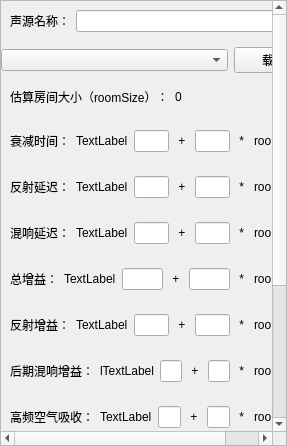
<?xml version="1.0" encoding="UTF-8"?>
<ui version="4.0">
 <class>SourceParameterWidget</class>
 <widget class="QWidget" name="SourceParameterWidget">
  <property name="geometry">
   <rect>
    <x>0</x>
    <y>0</y>
    <width>287</width>
    <height>446</height>
   </rect>
  </property>
  <property name="windowTitle">
   <string>Form</string>
  </property>
  <layout class="QVBoxLayout" name="SourceParameterWidgetLayout">
   <property name="spacing">
    <number>0</number>
   </property>
   <property name="leftMargin">
    <number>0</number>
   </property>
   <property name="topMargin">
    <number>0</number>
   </property>
   <property name="rightMargin">
    <number>0</number>
   </property>
   <property name="bottomMargin">
    <number>0</number>
   </property>
   <item>
    <widget class="QScrollArea" name="scrollArea">
     <property name="widgetResizable">
      <bool>true</bool>
     </property>
     <widget class="QWidget" name="scrollAreaWidgetContents">
      <property name="geometry">
       <rect>
        <x>0</x>
        <y>-159</y>
        <width>461</width>
        <height>760</height>
       </rect>
      </property>
      <layout class="QGridLayout" name="gridLayout">
       <property name="leftMargin">
        <number>0</number>
       </property>
       <property name="topMargin">
        <number>0</number>
       </property>
       <property name="rightMargin">
        <number>0</number>
       </property>
       <property name="bottomMargin">
        <number>0</number>
       </property>
       <item row="2" column="2">
        <spacer name="horizontalSpacer_2">
         <property name="orientation">
          <enum>Qt::Orientation::Horizontal</enum>
         </property>
         <property name="sizeHint" stdset="0">
          <size>
           <width>40</width>
           <height>20</height>
          </size>
         </property>
        </spacer>
       </item>
       <item row="7" column="1">
        <widget class="QWidget" name="gainWidget" native="true">
         <layout class="QGridLayout" name="gainWidgetLayout">
          <item row="1" column="4">
           <widget class="QLabel" name="gainPlus">
            <property name="text">
             <string> + </string>
            </property>
           </widget>
          </item>
          <item row="1" column="2">
           <widget class="QLineEdit" name="gainIntercept">
            <property name="sizePolicy">
             <sizepolicy hsizetype="Expanding" vsizetype="Preferred">
              <horstretch>0</horstretch>
              <verstretch>0</verstretch>
             </sizepolicy>
            </property>
           </widget>
          </item>
          <item row="1" column="6">
           <widget class="QLabel" name="gainMultiplacation">
            <property name="text">
             <string> * </string>
            </property>
           </widget>
          </item>
          <item row="1" column="5">
           <widget class="QLineEdit" name="gainFactor">
            <property name="sizePolicy">
             <sizepolicy hsizetype="Expanding" vsizetype="Preferred">
              <horstretch>0</horstretch>
              <verstretch>0</verstretch>
             </sizepolicy>
            </property>
           </widget>
          </item>
          <item row="1" column="0">
           <widget class="QLabel" name="gainLabel">
            <property name="text">
             <string>总增益：</string>
            </property>
           </widget>
          </item>
          <item row="1" column="7">
           <widget class="QLabel" name="gainRoomSize">
            <property name="text">
             <string>roomSize</string>
            </property>
           </widget>
          </item>
          <item row="1" column="1">
           <widget class="QLabel" name="gainValue">
            <property name="text">
             <string>TextLabel</string>
            </property>
           </widget>
          </item>
         </layout>
        </widget>
       </item>
       <item row="4" column="1">
        <widget class="QWidget" name="decayTimeWidget" native="true">
         <layout class="QGridLayout" name="decayTimeWidgetLayout">
          <item row="1" column="1">
           <widget class="QLabel" name="decayTimeValue">
            <property name="text">
             <string>TextLabel</string>
            </property>
           </widget>
          </item>
          <item row="1" column="0">
           <widget class="QLabel" name="decayTimeLabel">
            <property name="text">
             <string>衰减时间：</string>
            </property>
           </widget>
          </item>
          <item row="1" column="7">
           <widget class="QLabel" name="decayTimeRoomSize">
            <property name="text">
             <string>roomSize</string>
            </property>
           </widget>
          </item>
          <item row="1" column="4">
           <widget class="QLabel" name="decayTimePlus">
            <property name="text">
             <string> + </string>
            </property>
           </widget>
          </item>
          <item row="1" column="5">
           <widget class="QLineEdit" name="decayTimeFactor">
            <property name="sizePolicy">
             <sizepolicy hsizetype="Expanding" vsizetype="Preferred">
              <horstretch>0</horstretch>
              <verstretch>0</verstretch>
             </sizepolicy>
            </property>
           </widget>
          </item>
          <item row="1" column="2">
           <widget class="QLineEdit" name="decayTimeIntercept">
            <property name="sizePolicy">
             <sizepolicy hsizetype="Expanding" vsizetype="Preferred">
              <horstretch>0</horstretch>
              <verstretch>0</verstretch>
             </sizepolicy>
            </property>
           </widget>
          </item>
          <item row="1" column="6">
           <widget class="QLabel" name="decayTimeMultiplacation">
            <property name="text">
             <string> * </string>
            </property>
           </widget>
          </item>
         </layout>
        </widget>
       </item>
       <item row="5" column="1">
        <widget class="QWidget" name="reflectionsDelayWidget" native="true">
         <layout class="QGridLayout" name="reflectionDelayWidgetLayout">
          <item row="1" column="5">
           <widget class="QLineEdit" name="reflectionsDelayFactor">
            <property name="sizePolicy">
             <sizepolicy hsizetype="Expanding" vsizetype="Preferred">
              <horstretch>0</horstretch>
              <verstretch>0</verstretch>
             </sizepolicy>
            </property>
           </widget>
          </item>
          <item row="1" column="7">
           <widget class="QLabel" name="reflectionsDelayRoomSize">
            <property name="text">
             <string>roomSize</string>
            </property>
           </widget>
          </item>
          <item row="1" column="2">
           <widget class="QLineEdit" name="reflectionsDelayIntercept">
            <property name="sizePolicy">
             <sizepolicy hsizetype="Expanding" vsizetype="Preferred">
              <horstretch>0</horstretch>
              <verstretch>0</verstretch>
             </sizepolicy>
            </property>
           </widget>
          </item>
          <item row="1" column="4">
           <widget class="QLabel" name="reflectionsDelayPlus">
            <property name="text">
             <string> + </string>
            </property>
           </widget>
          </item>
          <item row="1" column="6">
           <widget class="QLabel" name="reflectionsDelayMultiplacation">
            <property name="text">
             <string> * </string>
            </property>
           </widget>
          </item>
          <item row="1" column="0">
           <widget class="QLabel" name="reflectionsDelayLabel">
            <property name="text">
             <string>反射延迟：</string>
            </property>
           </widget>
          </item>
          <item row="1" column="1">
           <widget class="QLabel" name="reflectionsDelayValue">
            <property name="text">
             <string>TextLabel</string>
            </property>
           </widget>
          </item>
         </layout>
        </widget>
       </item>
       <item row="2" column="0">
        <spacer name="horizontalSpacer">
         <property name="orientation">
          <enum>Qt::Orientation::Horizontal</enum>
         </property>
         <property name="sizeHint" stdset="0">
          <size>
           <width>40</width>
           <height>20</height>
          </size>
         </property>
        </spacer>
       </item>
       <item row="12" column="1">
        <widget class="QWidget" name="decayLFRatioWidget" native="true">
         <layout class="QGridLayout" name="decayLFRatioLayout">
          <item row="1" column="6">
           <widget class="QLabel" name="decayLFRatioMultiplacation">
            <property name="text">
             <string> * </string>
            </property>
           </widget>
          </item>
          <item row="1" column="0">
           <widget class="QLabel" name="decayLFRatioLabel">
            <property name="text">
             <string>低频衰减比：</string>
            </property>
           </widget>
          </item>
          <item row="1" column="5">
           <widget class="QLineEdit" name="decayLFRatioFactor">
            <property name="sizePolicy">
             <sizepolicy hsizetype="Expanding" vsizetype="Preferred">
              <horstretch>0</horstretch>
              <verstretch>0</verstretch>
             </sizepolicy>
            </property>
           </widget>
          </item>
          <item row="1" column="7">
           <widget class="QLabel" name="decayLFRatioRoomSize">
            <property name="text">
             <string>roomSize</string>
            </property>
           </widget>
          </item>
          <item row="1" column="2">
           <widget class="QLineEdit" name="decayLFRatioIntercept">
            <property name="sizePolicy">
             <sizepolicy hsizetype="Expanding" vsizetype="Preferred">
              <horstretch>0</horstretch>
              <verstretch>0</verstretch>
             </sizepolicy>
            </property>
           </widget>
          </item>
          <item row="1" column="4">
           <widget class="QLabel" name="decayLFRatioPlus">
            <property name="text">
             <string> + </string>
            </property>
           </widget>
          </item>
          <item row="1" column="1">
           <widget class="QLabel" name="decayLFRatioValue">
            <property name="text">
             <string>TextLabel</string>
            </property>
           </widget>
          </item>
         </layout>
        </widget>
       </item>
       <item row="8" column="1">
        <widget class="QWidget" name="reflectionsGainWidget" native="true">
         <layout class="QGridLayout" name="reflectionsGainWidgetLayout">
          <item row="1" column="5">
           <widget class="QLineEdit" name="reflectionsGainFactor">
            <property name="sizePolicy">
             <sizepolicy hsizetype="Expanding" vsizetype="Preferred">
              <horstretch>0</horstretch>
              <verstretch>0</verstretch>
             </sizepolicy>
            </property>
           </widget>
          </item>
          <item row="1" column="7">
           <widget class="QLabel" name="reflectionsGainRoomSize">
            <property name="text">
             <string>roomSize</string>
            </property>
           </widget>
          </item>
          <item row="1" column="0">
           <widget class="QLabel" name="reflectionsGainLabel">
            <property name="text">
             <string>反射增益：</string>
            </property>
           </widget>
          </item>
          <item row="1" column="4">
           <widget class="QLabel" name="reflectionsGainPlus">
            <property name="text">
             <string> + </string>
            </property>
           </widget>
          </item>
          <item row="1" column="6">
           <widget class="QLabel" name="reflectionsGainMultiplacation">
            <property name="text">
             <string> * </string>
            </property>
           </widget>
          </item>
          <item row="1" column="2">
           <widget class="QLineEdit" name="reflectionsGainIntercept">
            <property name="sizePolicy">
             <sizepolicy hsizetype="Expanding" vsizetype="Preferred">
              <horstretch>0</horstretch>
              <verstretch>0</verstretch>
             </sizepolicy>
            </property>
           </widget>
          </item>
          <item row="1" column="1">
           <widget class="QLabel" name="reflectionsGainValue">
            <property name="text">
             <string>TextLabel</string>
            </property>
           </widget>
          </item>
         </layout>
        </widget>
       </item>
       <item row="3" column="1">
        <widget class="QWidget" name="roomSizeWidget" native="true">
         <layout class="QGridLayout" name="gridLayout_3">
          <item row="1" column="0">
           <widget class="QLabel" name="roomSizeLabel">
            <property name="text">
             <string>估算房间大小（roomSize）：</string>
            </property>
           </widget>
          </item>
          <item row="1" column="1">
           <widget class="QLabel" name="roomSizeValue">
            <property name="text">
             <string>0</string>
            </property>
           </widget>
          </item>
         </layout>
        </widget>
       </item>
       <item row="1" column="1">
        <widget class="QWidget" name="nameWidget" native="true">
         <layout class="QGridLayout" name="gridLayout_4">
          <item row="1" column="1">
           <widget class="QLineEdit" name="nameEdit">
            <property name="sizePolicy">
             <sizepolicy hsizetype="Expanding" vsizetype="Preferred">
              <horstretch>0</horstretch>
              <verstretch>0</verstretch>
             </sizepolicy>
            </property>
           </widget>
          </item>
          <item row="1" column="0">
           <widget class="QLabel" name="nameLabel">
            <property name="text">
             <string>声源名称：</string>
            </property>
           </widget>
          </item>
         </layout>
        </widget>
       </item>
       <item row="6" column="1">
        <widget class="QWidget" name="lateReverbDelayWidget" native="true">
         <layout class="QGridLayout" name="lateReverbDelayWidgetLayout">
          <item row="1" column="7">
           <widget class="QLabel" name="lateReverbDelayRoomSize">
            <property name="text">
             <string>roomSize</string>
            </property>
           </widget>
          </item>
          <item row="1" column="5">
           <widget class="QLineEdit" name="lateReverbDelayFactor">
            <property name="sizePolicy">
             <sizepolicy hsizetype="Expanding" vsizetype="Preferred">
              <horstretch>0</horstretch>
              <verstretch>0</verstretch>
             </sizepolicy>
            </property>
           </widget>
          </item>
          <item row="1" column="6">
           <widget class="QLabel" name="lateReverbDelayMultiplacation">
            <property name="text">
             <string> * </string>
            </property>
           </widget>
          </item>
          <item row="1" column="0">
           <widget class="QLabel" name="lateReverbDelayLabel">
            <property name="text">
             <string>混响延迟：</string>
            </property>
           </widget>
          </item>
          <item row="1" column="4">
           <widget class="QLabel" name="lateReverbDelayPlus">
            <property name="text">
             <string> + </string>
            </property>
           </widget>
          </item>
          <item row="1" column="2">
           <widget class="QLineEdit" name="lateReverbDelayIntercept">
            <property name="sizePolicy">
             <sizepolicy hsizetype="Expanding" vsizetype="Preferred">
              <horstretch>0</horstretch>
              <verstretch>0</verstretch>
             </sizepolicy>
            </property>
           </widget>
          </item>
          <item row="1" column="1">
           <widget class="QLabel" name="lateReverbDelayValue">
            <property name="text">
             <string>TextLabel</string>
            </property>
           </widget>
          </item>
         </layout>
        </widget>
       </item>
       <item row="10" column="1">
        <widget class="QWidget" name="airAbsorptionHFWidget" native="true">
         <layout class="QGridLayout" name="airAbsorptionHFLayout">
          <item row="1" column="2">
           <widget class="QLineEdit" name="airAbsorptionHFIntercept">
            <property name="sizePolicy">
             <sizepolicy hsizetype="Expanding" vsizetype="Preferred">
              <horstretch>0</horstretch>
              <verstretch>0</verstretch>
             </sizepolicy>
            </property>
           </widget>
          </item>
          <item row="1" column="7">
           <widget class="QLabel" name="airAbsorptionHFRoomSize">
            <property name="text">
             <string>roomSize</string>
            </property>
           </widget>
          </item>
          <item row="1" column="0">
           <widget class="QLabel" name="airAbsorptionHFLabel">
            <property name="text">
             <string>高频空气吸收：</string>
            </property>
           </widget>
          </item>
          <item row="1" column="6">
           <widget class="QLabel" name="airAbsorptionHFMultiplacation">
            <property name="text">
             <string> * </string>
            </property>
           </widget>
          </item>
          <item row="1" column="5">
           <widget class="QLineEdit" name="airAbsorptionHFFactor">
            <property name="sizePolicy">
             <sizepolicy hsizetype="Expanding" vsizetype="Preferred">
              <horstretch>0</horstretch>
              <verstretch>0</verstretch>
             </sizepolicy>
            </property>
           </widget>
          </item>
          <item row="1" column="4">
           <widget class="QLabel" name="airAbsorptionHFPlus">
            <property name="text">
             <string> + </string>
            </property>
           </widget>
          </item>
          <item row="1" column="1">
           <widget class="QLabel" name="airAbsorptionHFValue">
            <property name="text">
             <string>TextLabel</string>
            </property>
           </widget>
          </item>
         </layout>
        </widget>
       </item>
       <item row="14" column="1">
        <widget class="QWidget" name="densityWidget" native="true">
         <layout class="QGridLayout" name="densityLayout">
          <item row="1" column="6">
           <widget class="QLabel" name="densityMultiplacation">
            <property name="text">
             <string> * </string>
            </property>
           </widget>
          </item>
          <item row="1" column="4">
           <widget class="QLabel" name="densityPlus">
            <property name="text">
             <string> + </string>
            </property>
           </widget>
          </item>
          <item row="1" column="7">
           <widget class="QLabel" name="densityRoomSize">
            <property name="text">
             <string>roomSize</string>
            </property>
           </widget>
          </item>
          <item row="1" column="0">
           <widget class="QLabel" name="densityLabel">
            <property name="text">
             <string>密度：</string>
            </property>
           </widget>
          </item>
          <item row="1" column="5">
           <widget class="QLineEdit" name="densityFactor">
            <property name="sizePolicy">
             <sizepolicy hsizetype="Expanding" vsizetype="Preferred">
              <horstretch>0</horstretch>
              <verstretch>0</verstretch>
             </sizepolicy>
            </property>
           </widget>
          </item>
          <item row="1" column="2">
           <widget class="QLineEdit" name="densityIntercept">
            <property name="sizePolicy">
             <sizepolicy hsizetype="Expanding" vsizetype="Preferred">
              <horstretch>0</horstretch>
              <verstretch>0</verstretch>
             </sizepolicy>
            </property>
           </widget>
          </item>
          <item row="1" column="1">
           <widget class="QLabel" name="densityValue">
            <property name="text">
             <string>TextLabel</string>
            </property>
           </widget>
          </item>
         </layout>
        </widget>
       </item>
       <item row="9" column="1">
        <widget class="QWidget" name="lateReverbGainWidget" native="true">
         <layout class="QGridLayout" name="lateReverbGainLayout">
          <item row="1" column="2">
           <widget class="QLineEdit" name="lateReverbGainIntercept">
            <property name="sizePolicy">
             <sizepolicy hsizetype="Expanding" vsizetype="Preferred">
              <horstretch>0</horstretch>
              <verstretch>0</verstretch>
             </sizepolicy>
            </property>
           </widget>
          </item>
          <item row="1" column="0">
           <widget class="QLabel" name="lateReverbGainLabel">
            <property name="text">
             <string>后期混响增益：</string>
            </property>
           </widget>
          </item>
          <item row="1" column="5">
           <widget class="QLineEdit" name="lateReverbGainFactor">
            <property name="sizePolicy">
             <sizepolicy hsizetype="Expanding" vsizetype="Preferred">
              <horstretch>0</horstretch>
              <verstretch>0</verstretch>
             </sizepolicy>
            </property>
           </widget>
          </item>
          <item row="1" column="7">
           <widget class="QLabel" name="lateReverbGainRoomSize">
            <property name="text">
             <string>roomSize</string>
            </property>
           </widget>
          </item>
          <item row="1" column="6">
           <widget class="QLabel" name="lateReverbGainMultiplacation">
            <property name="text">
             <string> * </string>
            </property>
           </widget>
          </item>
          <item row="1" column="4">
           <widget class="QLabel" name="lateReverbGainPlus">
            <property name="text">
             <string> + </string>
            </property>
           </widget>
          </item>
          <item row="1" column="1">
           <widget class="QLabel" name="lateReverbGainValue">
            <property name="text">
             <string>lTextLabel</string>
            </property>
           </widget>
          </item>
         </layout>
        </widget>
       </item>
       <item row="0" column="1">
        <spacer name="verticalSpacer">
         <property name="orientation">
          <enum>Qt::Orientation::Vertical</enum>
         </property>
         <property name="sizeHint" stdset="0">
          <size>
           <width>20</width>
           <height>40</height>
          </size>
         </property>
        </spacer>
       </item>
       <item row="2" column="1">
        <layout class="QHBoxLayout" name="horizontalLayout">
         <property name="leftMargin">
          <number>0</number>
         </property>
         <property name="topMargin">
          <number>0</number>
         </property>
         <item>
          <widget class="QComboBox" name="templateComboBox">
           <property name="sizePolicy">
            <sizepolicy hsizetype="Preferred" vsizetype="Fixed">
             <horstretch>3</horstretch>
             <verstretch>0</verstretch>
            </sizepolicy>
           </property>
          </widget>
         </item>
         <item>
          <widget class="QPushButton" name="loadTemplateButton">
           <property name="sizePolicy">
            <sizepolicy hsizetype="Minimum" vsizetype="Fixed">
             <horstretch>1</horstretch>
             <verstretch>0</verstretch>
            </sizepolicy>
           </property>
           <property name="text">
            <string>载入</string>
           </property>
          </widget>
         </item>
        </layout>
       </item>
       <item row="11" column="1">
        <widget class="QWidget" name="decayHFRatioWidget" native="true">
         <layout class="QGridLayout" name="decayHFRatioWidgetLayout">
          <item row="1" column="0">
           <widget class="QLabel" name="decayHFRatioLabel">
            <property name="text">
             <string>高频衰减比：</string>
            </property>
           </widget>
          </item>
          <item row="1" column="6">
           <widget class="QLabel" name="decayHFRatioMultiplacation">
            <property name="text">
             <string> * </string>
            </property>
           </widget>
          </item>
          <item row="1" column="2">
           <widget class="QLineEdit" name="decayHFRatioIntercept">
            <property name="sizePolicy">
             <sizepolicy hsizetype="Expanding" vsizetype="Preferred">
              <horstretch>0</horstretch>
              <verstretch>0</verstretch>
             </sizepolicy>
            </property>
           </widget>
          </item>
          <item row="1" column="4">
           <widget class="QLabel" name="decayHFRatioPlus">
            <property name="text">
             <string> + </string>
            </property>
           </widget>
          </item>
          <item row="1" column="5">
           <widget class="QLineEdit" name="decayHFRatioFactor">
            <property name="sizePolicy">
             <sizepolicy hsizetype="Expanding" vsizetype="Preferred">
              <horstretch>0</horstretch>
              <verstretch>0</verstretch>
             </sizepolicy>
            </property>
           </widget>
          </item>
          <item row="1" column="7">
           <widget class="QLabel" name="decayHFRatioRoomSize">
            <property name="text">
             <string>roomSize</string>
            </property>
           </widget>
          </item>
          <item row="1" column="1">
           <widget class="QLabel" name="decayHFRatioValue">
            <property name="text">
             <string>TextLabel</string>
            </property>
           </widget>
          </item>
         </layout>
        </widget>
       </item>
       <item row="13" column="1">
        <widget class="QWidget" name="diffusionWidget" native="true">
         <layout class="QGridLayout" name="diffussionLayout">
          <item row="1" column="6">
           <widget class="QLabel" name="diffusionMultiplacation">
            <property name="text">
             <string> * </string>
            </property>
           </widget>
          </item>
          <item row="1" column="1">
           <widget class="QLabel" name="diffusionValue">
            <property name="text">
             <string>TextLabel</string>
            </property>
           </widget>
          </item>
          <item row="1" column="0">
           <widget class="QLabel" name="diffusionLabel">
            <property name="text">
             <string>扩散度：</string>
            </property>
           </widget>
          </item>
          <item row="1" column="7">
           <widget class="QLabel" name="diffusionRoomSize">
            <property name="text">
             <string>roomSize</string>
            </property>
           </widget>
          </item>
          <item row="1" column="5">
           <widget class="QLineEdit" name="diffusionFactor">
            <property name="sizePolicy">
             <sizepolicy hsizetype="Expanding" vsizetype="Preferred">
              <horstretch>0</horstretch>
              <verstretch>0</verstretch>
             </sizepolicy>
            </property>
           </widget>
          </item>
          <item row="1" column="4">
           <widget class="QLabel" name="diffusionPlus">
            <property name="text">
             <string> + </string>
            </property>
           </widget>
          </item>
          <item row="1" column="2">
           <widget class="QLineEdit" name="diffusionIntercept">
            <property name="sizePolicy">
             <sizepolicy hsizetype="Expanding" vsizetype="Preferred">
              <horstretch>0</horstretch>
              <verstretch>0</verstretch>
             </sizepolicy>
            </property>
           </widget>
          </item>
         </layout>
        </widget>
       </item>
       <item row="15" column="1">
        <spacer name="horizontalSpacer_3">
         <property name="orientation">
          <enum>Qt::Orientation::Horizontal</enum>
         </property>
         <property name="sizeHint" stdset="0">
          <size>
           <width>40</width>
           <height>20</height>
          </size>
         </property>
        </spacer>
       </item>
      </layout>
     </widget>
    </widget>
   </item>
  </layout>
 </widget>
 <resources/>
 <connections/>
</ui>
